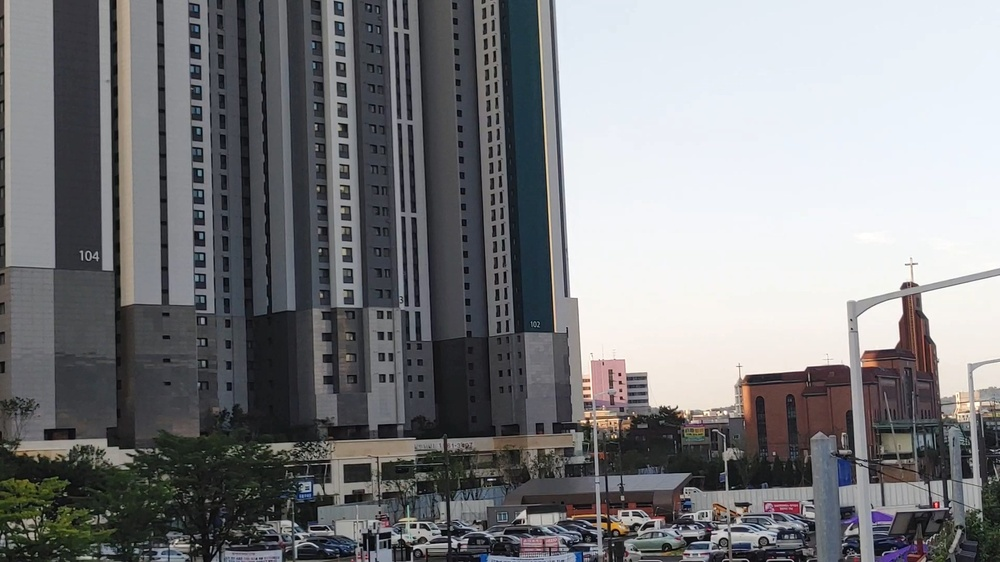
//> input picture edge&line_detection/과제5/9.jpg, 1000 x 562 px, shrunk from 1920 x 1080 before the run
$ ./opencv_practice   (built with g++ and OpenCV 4)
//> lines starting //> are read from the running program, lines starting //| are printed output that depends on the picture; after the words box and inside, x2 and y2 are one past the last pixel; in counts of white or black regions, pixels touching at a corner belong together
#include <opencv2/opencv.hpp>
#include <iostream>

using namespace cv;


int main()
{

    Mat img = imread("9.jpg");
//> img is the input picture: 562 rows x 1000 cols, CV_8UC3; mean B, G, R 128.4, 125.8, 125.1
    Mat gray;
    cvtColor(img, gray, COLOR_BGR2GRAY);
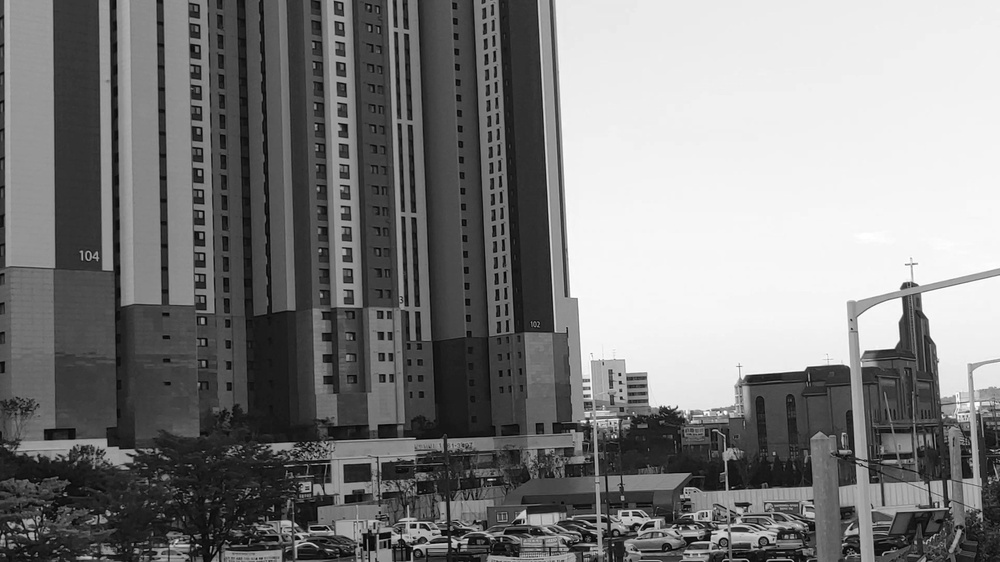
//> gray: 562 rows x 1000 cols, CV_8UC1; min 0, max 255, mean 125.9

    Mat img_canny;
    Canny(gray, img_canny, 100, 200);
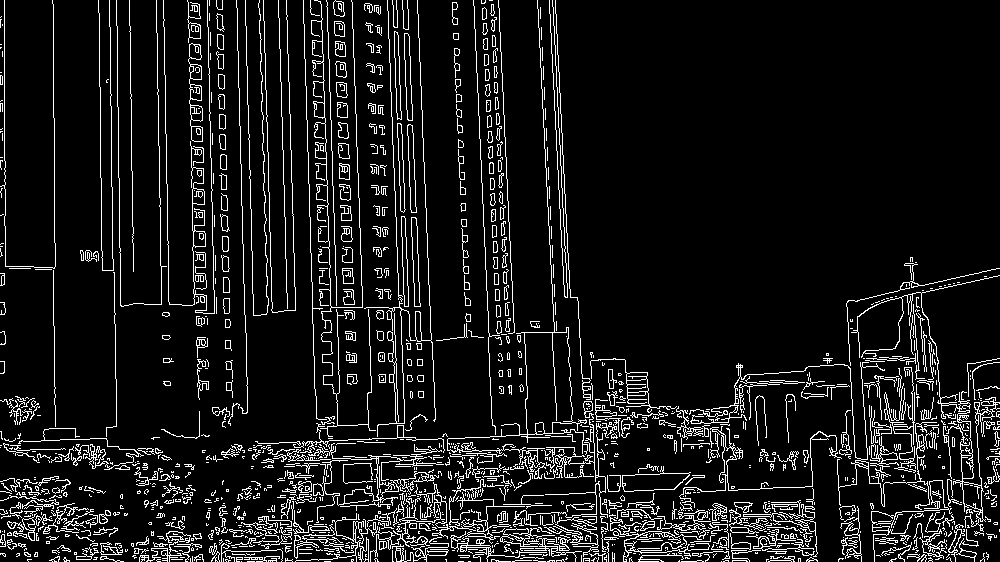
//> img_canny: 562 rows x 1000 cols, CV_8UC1; 9.3% white in thin lines or dots

    std::vector<Vec4i> linesP;
    // threshold, minLineLength, maxLineGap
    // 약한 line
    // 10, 0, 20
    // 강한 line
    // 50, 10, 0
    HoughLinesP(img_canny, linesP, 1, (CV_PI / 180), 10, 0, 20);
//> linesP = 1743 lines (x1, y1, x2, y2), first 8: [545, 549, 637, 549], [109, 0, 109, 26], [263, 560, 318, 560], [489, 374, 526, 399], [714, 507, 814, 504], [214, 543, 634, 543], [261, 550, 690, 550], [261, 462, 555, 447]

    Mat img_houghP;
    img.copyTo(img_houghP);

    for (int i = 0; i < linesP.size(); i++) {
        Vec4i l = linesP[i];
        line(img_houghP, Point(l[0], l[1]), Point(l[2], l[3]), Scalar(0, 0, 255), 1);
    }
//> this loop made 1743 passes
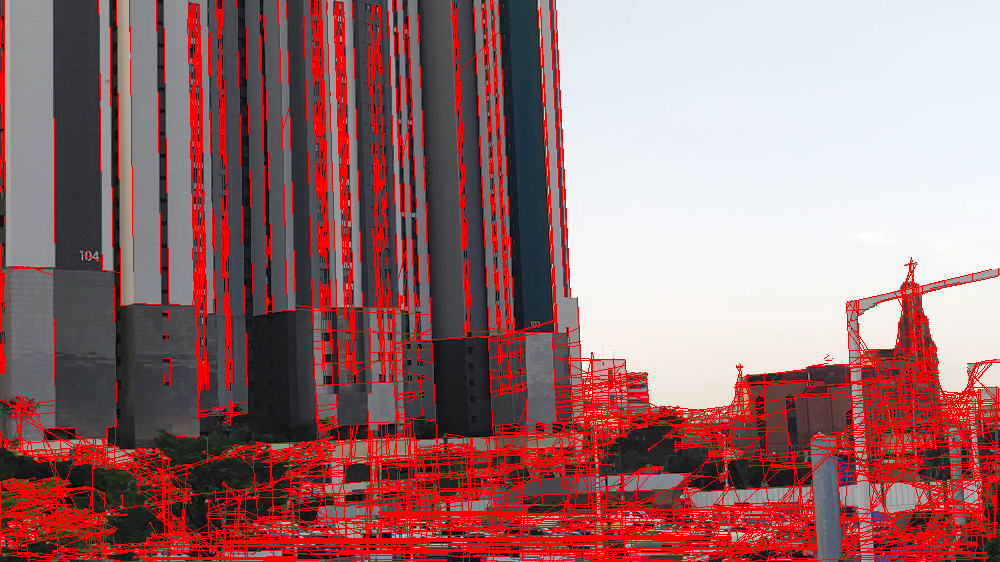
//> img_houghP: 562 rows x 1000 cols, CV_8UC3; 18.21% of pixels changed, all inside (x1, y1, x2, y2) = (0, 0, 1000, 562)
    imshow("img", img);
    imshow("edge", img_canny);
    imshow("houghP", img_houghP);


    waitKey(0);
    return 0;
}
